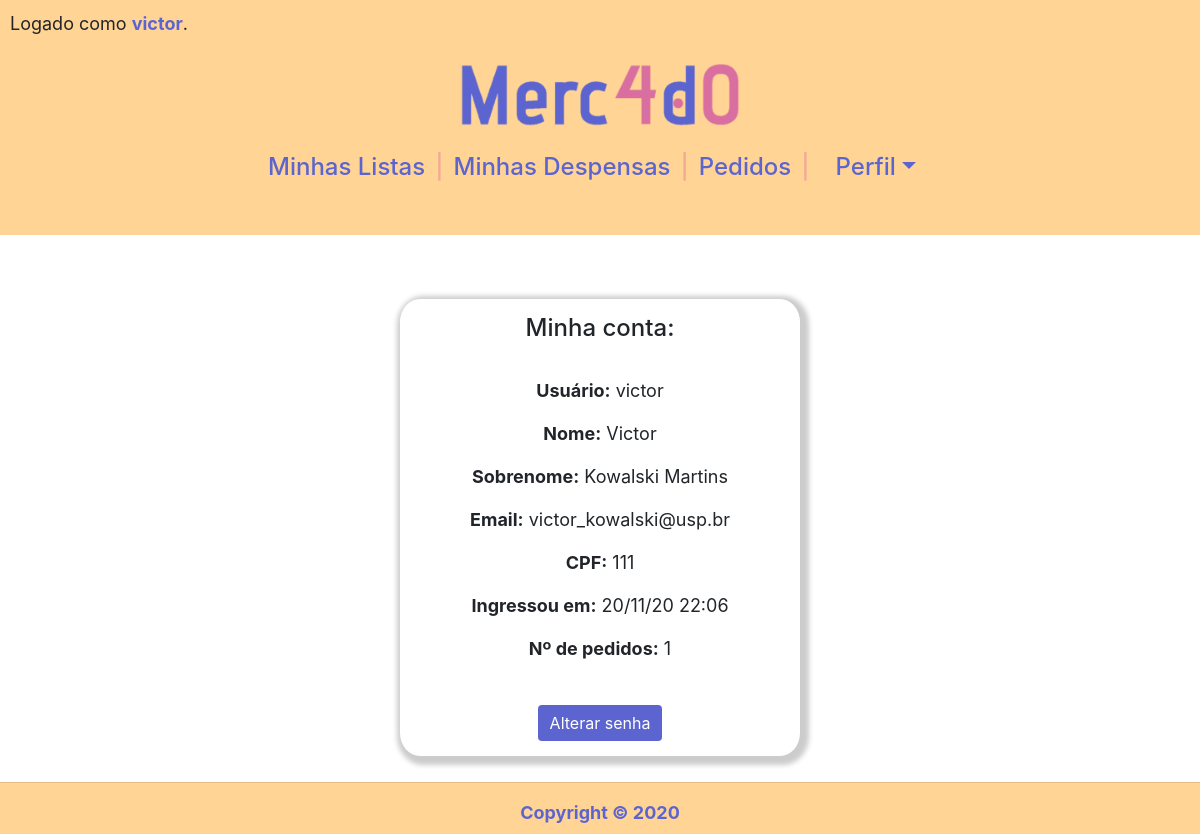
Page /conta (signed in) on the earlier database version.
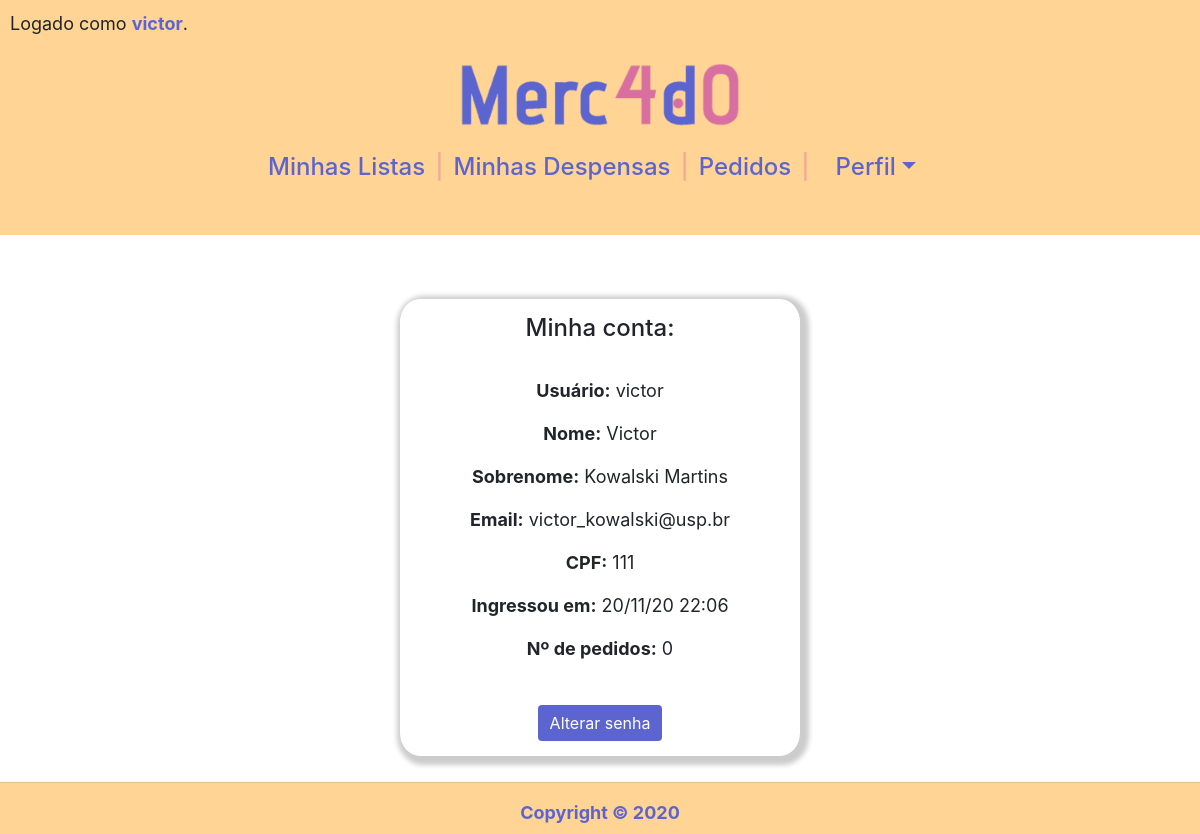
Same page on the later database version.
### compras/models.py (models this page shows, shortened)
class Usuario(AbstractUser):
    cpf = models.CharField(max_length=11)

### compras/views.py (the view)
# urls.py: path("conta", views.conta, name="conta"),
@login_required(login_url='login')
def conta(request):
    return render(request, 'compras/conta.html')

### compras/templates/compras/conta.html
{% extends "compras/layout.html" %}
{% block body %}
<div class='center_box'>
    <div class="box_padrao">
        <h4>Minha conta:</h4>
        <br>
        <p><b>Usuário:</b> {{ user.username }}</p>
        <p><b>Nome:</b> {{ user.first_name }}</p>
        <p><b>Sobrenome:</b> {{ user.last_name }}</p>
        <p><b>Email:</b> {{ user.email }}</p>
        <p><b>CPF:</b> {{ user.cpf }}</p>
        <p><b>Ingressou em:</b> {{ user.date_joined|date:"d/m/y H:i" }}</p>
        <p><b>Nº de pedidos:</b> {{ user.historicos.count }}</p>
        <br>
        <a href="{% url 'senha' %}">
            <button type="button" class="btn btn-primary">Alterar senha</button>
        </a>
    </div>
</div>
{% endblock %}

### compras/templates/compras/layout.html (shortened to what this page needs)
{% load static %}
<!DOCTYPE html>
<html lang="en">
<head>
    <link rel="stylesheet" href="https://cdn.jsdelivr.net/npm/bootstrap@4.5.3/dist/css/bootstrap.min.css">
    <link rel="stylesheet" href="{% static 'compras/styles.css' %}">
    <link rel="stylesheet" href="https://cdn.jsdelivr.net/npm/bootstrap-select@1.13.14/dist/css/bootstrap-select.min.css">
</head>
<body>
    <main>
        <header>
        <section>
            {% if user.is_authenticated %}
            <p>Logado como <a id="username" href="{% url 'conta' %}">{{ user.username }}</a>.</p>
            {% else %}
            <p style="color:transparent;">eduardo</p>
            {% endif %}
        </section>
        <h1><a href="{% url 'index' %}"> <img src="{%  static 'compras/LogoMerc4d0.png' %}" id="LogoMerc4d0"></a></h1>
        <h4>
            <nav id=navegacao-principal>
                <ul>
                    {% if not user.is_authenticated %}
                    <li><a href="{% url 'login' %}">Login</a></li>
                    <span>|</span>
                    <li><a href="{% url 'registrar' %}">Registrar-se</a></li>
                    {% else %}
                    <li><a href="{% url 'index' %}">Minhas Listas</a></li>
                    <span>|</span>
                    <li><a href="{% url 'acompanhamentos' %}">Minhas Despensas</a></li>
                    <span>|</span>
                    <li><a href="{% url 'pedidos' %}">Pedidos</a></li>
                    <span>|</span>
                    <li class="nav-item dropdown">
                        <a class="nav-link dropdown-toggle" data-toggle="dropdown" role="button" aria-expanded="false">Perfil</a>
                    </li>
                    {% endif %}
                </ul>
            </nav>
        </h4>
        <br>
        </header>
        <br>
        <br>
        <div class="conteudo">
        {% block body %}
        {% endblock %}
        </div>
    </main>
    <footer >
        <hr>
        Copyright &copy; 2020
    </footer>
</body>
</html>

Differences in the rows shown:
changed Usuario "victor": historicos.count "1" → "0"
